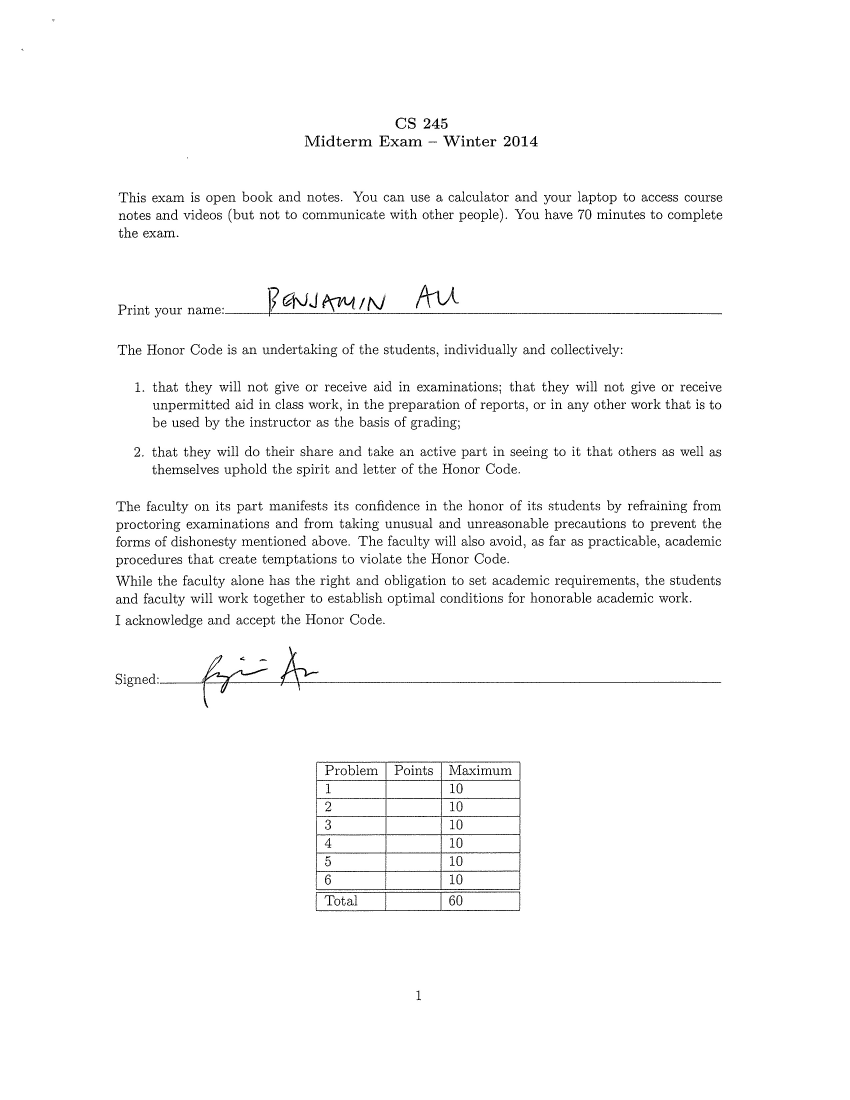
#> input picture names/exams2-test/Benjamin-Au0.jpeg, 2550 x 3300 px (shown at 1/3 size)
$ python -i segment.py   (imports and definitions only)
#> lines starting #> are read from the running program, lines starting #| are printed output that depends on the picture; after the words box and inside, x2 and y2 are one past the last pixel; in counts of white or black regions, pixels touching at a corner belong together
from collections import defaultdict
import cv2
import fnmatch
import math
import numpy as np
import os
from PIL import Image, ImageDraw
import pdb
import sys
import random
import utils


class Segmenter:
    """ Given a file, outputs the segmented characters for it. """

    def __init__(self, filename):
#> called with filename = 'exams2-test/Benjamin-Au0.jpeg'
        self.img = cv2.imread(filename, 0)
#> self.img is the input picture: shape (3300, 2550); min 0, max 255, mean 249.2

        self.WHITE_PIXEL = 255

        self.WHITE_THRESHOLD = 250
        self.NUM_CHAR_THRESHOLD = 20
        self.NUM_POINTS_FOR_LINE_THRESHOLD = 20
        self.DISTANCE_TO_LINE_THRESHOLD = 5.0

        self.MAX_WIDTH = 400
        self.MAX_HEIGHT = 80

        sys.setrecursionlimit(1500)


    def segment(self):
        """
        Returns list of lists of (x, y) coordinates. The list of (x, y)
        coordinates each represent one segmented character.
        """
        height, width = self.img.shape
#> height = 3300; width = 2550

        if width > self.MAX_WIDTH:
            width = self.MAX_WIDTH
            height = int(self.MAX_WIDTH / float(width) * height)
        if height > self.MAX_HEIGHT:
            height = self.MAX_HEIGHT
            width = int(self.MAX_HEIGHT / float(height) * width)

        self.img = cv2.resize(self.img, (width, height))
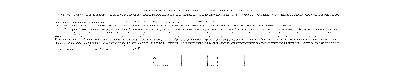
#> self.img: shape (80, 400); min 0, max 255, mean 249.5

        # First, put the indices of all the non-white pixels into a set
        non_white_pixels = set()
        for x in range(width):
            for y in range(height):
                if self.img[y, x] < self.WHITE_THRESHOLD:
                    non_white_pixels.add((x, y))

        # Next, cluster pixels into groups
        self.characters = []  # List of lists of character groupings
        while len(non_white_pixels) > 0:
            non_white_pixel = non_white_pixels.pop()
            group = [non_white_pixel]

            old_x = non_white_pixel[0]
            old_y = non_white_pixel[1]

            for x in xrange(-1, 2):
                for y in xrange(-1, 2):
                    if (x == 0) != (y == 0):  # XOR
                        self._create_cluster(old_x + x, old_y + y, group, non_white_pixels, width, height)
            self.characters.append(group)

        # Get rid of characters that do not have enough pixels (likely to not be an actual character)
        self._remove_noise()

        # Sort the characters based on the smallest x, y coordinate (which is smallest x)
        self.characters.sort()

        # Possibly get rid of the name line.
        self._try_to_remove_line()

        return self.characters


    def _create_cluster(self, cur_x, cur_y, group, non_white_pixels, width, height):
        if cur_x < 0 or cur_x >= width or cur_y < 0 or cur_y >= height:
            return
        if (cur_x, cur_y) in non_white_pixels:
            group.append((cur_x, cur_y))
            non_white_pixels.remove((cur_x, cur_y))
            for x in xrange(-1, 2):
                for y in xrange(-1, 2):
                    if (x == 0) != (y == 0):  # XOR
                        self._create_cluster(cur_x + x, cur_y + y, group, non_white_pixels, width, height)


    def _remove_noise(self):
        significant_characters = []
        for character in self.characters:
            if len(character) > self.NUM_CHAR_THRESHOLD:
                significant_characters.append(character)
        self.characters = significant_characters


    def _try_to_remove_line(self):
        edges = cv2.Canny(self.img, 300, 500)
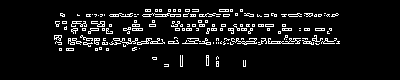
#> edges: shape (80, 400); 7.1% white in thin lines or dots, all inside (x1, y1, x2, y2) = (54, 9, 340, 67)
        # 50 = Hough threshold
        # Detect lines
#> (the run stopped early here; a loop or call above may not have finished)

$ run again, on names/exams2-test/blank0.jpeg
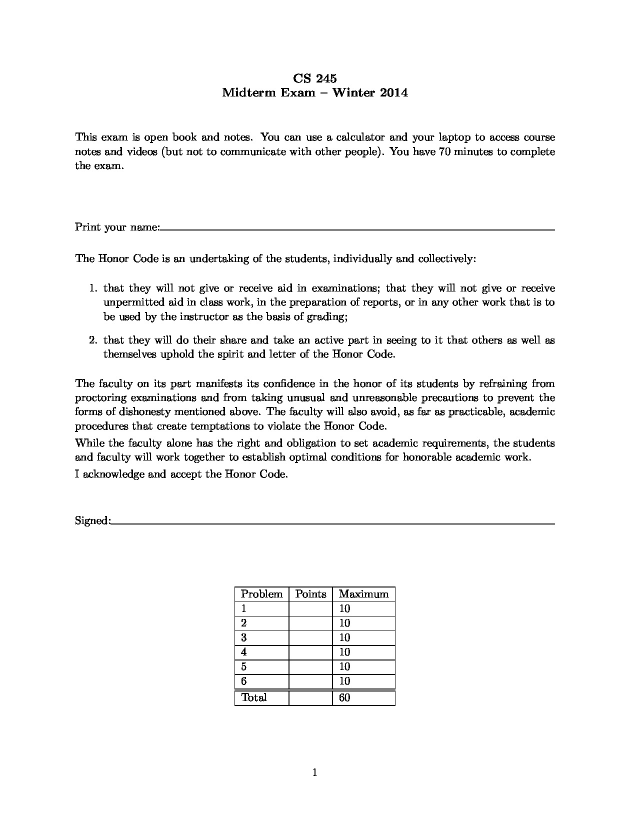
#> input picture names/exams2-test/blank0.jpeg, 1275 x 1650 px (shown at 1/2 size)
#> in __init__, self.img is the input picture: shape (1650, 1275); min 0, max 255, mean 245.5
#> in segment, `self.img = cv2.resize(self.img, (width, height))`:
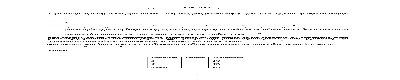
#> self.img: shape (80, 400); min 0, max 255, mean 247.3
#> in _try_to_remove_line, `edges = cv2.Canny(self.img, 300, 500)`:
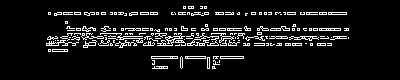
#> edges: shape (80, 400); 8.7% white in thin lines or dots, all inside (x1, y1, x2, y2) = (46, 6, 349, 69)
#> polar_lines = [[45, 1.57], [14, 1.57]]
#> the loop in _try_to_remove_line, `for i, line in enumerate(polar_lines):` made 2 passes
#> after the loop in _try_to_remove_line, `for i, line in enumerate(polar_lines):`: lines = [[4.37e-08, 45], [4.37e-08, 14]]
#> the loop in _try_to_remove_line, `for line in lines:` made 2 passes
